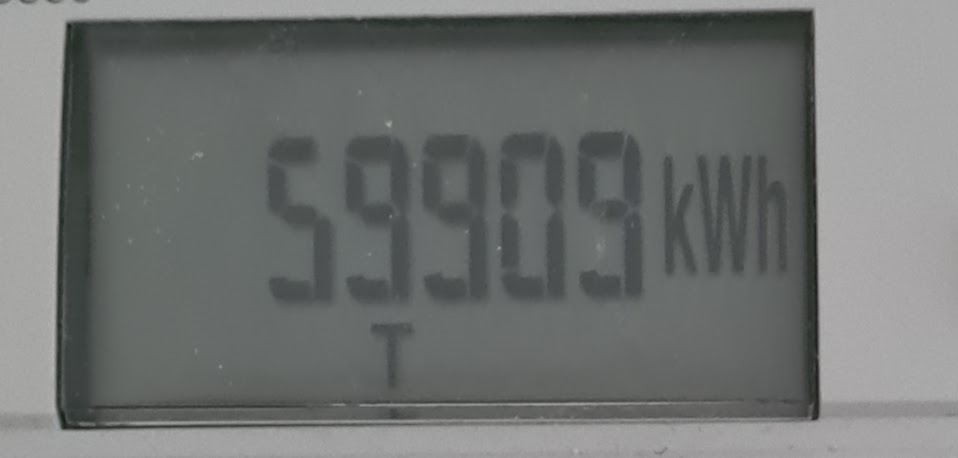
#> input picture scripts/test.jpg, 958 x 458 px
$ python -i ocr.py   (imports and definitions only)
#> lines starting #> are read from the running program, lines starting #| are printed output that depends on the picture; after the words box and inside, x2 and y2 are one past the last pixel; in counts of white or black regions, pixels touching at a corner belong together
#> further down, picture is the input picture: shape (458, 958, 3); mean B, G, R 114, 115.1, 112.5
#!/usr/bin/env python3
# -*- coding: utf-8 -*-

import logging
import sys

import click

from imutils.perspective import four_point_transform
from imutils import contours
import imutils
import numpy as np
import cv2

log = logging.getLogger(__file__)

DEBUG = True
NON_ZERO_PIXEL_THRESHOLD = 0.4


# [7 lines left out: function _configure_logging, not called in this run]


# define the dictionary of digit segments so we can identify
# each digit on the thermostat
DIGITS_LOOKUP = {
    (1, 1, 1, 0, 1, 1, 1): 0,
    (0, 0, 1, 0, 0, 1, 0): 1,
    (1, 0, 1, 1, 1, 0, 1): 2,
    (1, 0, 1, 1, 0, 1, 1): 3,
    (0, 1, 1, 1, 0, 1, 0): 4,
    (1, 1, 0, 1, 0, 1, 1): 5,
    (0, 1, 0, 1, 1, 1, 1): 6,
    (1, 0, 1, 0, 0, 1, 0): 7,
    (1, 1, 1, 1, 1, 1, 1): 8,
    (1, 1, 1, 1, 0, 1, 1): 9
}


def test_image(name, img):
    cv2.imshow(name, img)
    cv2.waitKey(0)
    cv2.destroyAllWindows()


def detect_numbers(image,
                   dilate_iterations=4,
                   digit_min_width=.10,
                   digit_max_width=.15,
                   digit_min_height=.80,
                   digit_max_height=.90):
    # pre-process the image by resizing it, converting it to
    # graycale, blurring it, and computing an edge map
#> called with dilate_iterations = 4, digit_min_width = 0.1, digit_max_width = 0.15, digit_min_height = 0.8, digit_max_height = 0.9
    image = imutils.resize(image, height=500)
    gray = cv2.cvtColor(image, cv2.COLOR_BGR2GRAY)
    blurred = cv2.GaussianBlur(gray, (5, 5), 0)
    edged = cv2.Canny(blurred, 50, 200, 255)
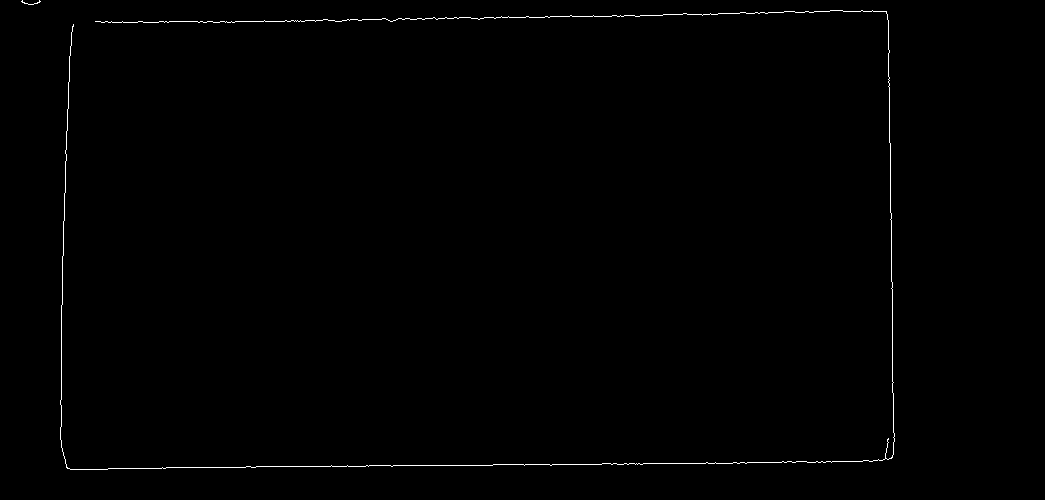
#> edged: shape (500, 1045); 0.49% white in thin lines or dots, all inside (x1, y1, x2, y2) = (21, 0, 895, 470)
    if DEBUG:
        test_image("edged", edged)

    # find contours in the edge map, then sort them by their
    # size in descending order
    cnts = cv2.findContours(edged.copy(), cv2.RETR_EXTERNAL, cv2.CHAIN_APPROX_SIMPLE)
#> cnts = 2 contours, all with area under 20
    cnts = imutils.grab_contours(cnts)
    cnts = sorted(cnts, key=cv2.contourArea, reverse=True)
    displayCnt = None
    # loop over the contours
    for c in cnts:
        # approximate the contour
        peri = cv2.arcLength(c, True)
        approx = cv2.approxPolyDP(c, 0.02 * peri, True)
        # if the contour has four vertices, then we have found
        # the display
        if len(approx) == 4:
            displayCnt = approx
            break
#> this loop made 2 passes
#> peri on passes 1 to 2: 5253.4, 45.8

    if displayCnt is None:
        log.fatal("Did not find display in image")
#> (the run stopped early here; a loop or call above may not have finished)
